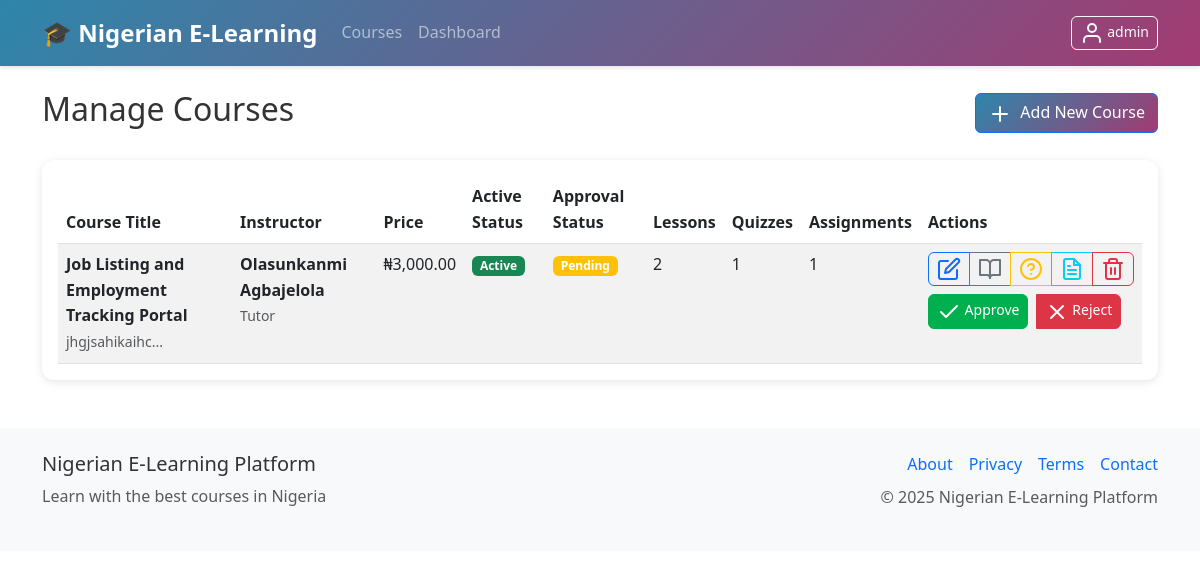
Page /admin/courses (signed in) on the committed database.
### models.py (models this page shows, shortened)
class User(UserMixin, db.Model):
    id = db.Column(db.Integer, primary_key=True)
    username = db.Column(db.String(80), unique=True, nullable=False)
    email = db.Column(db.String(120), unique=True, nullable=False)
    password_hash = db.Column(db.String(256), nullable=False)
    role = db.Column(db.String(20), nullable=False, default='student')  # admin, instructor, tutor, student
    first_name = db.Column(db.String(50))
    last_name = db.Column(db.String(50))
    active = db.Column(db.Boolean, default=True)
    banned = db.Column(db.Boolean, default=False)
    ban_reason = db.Column(db.Text)
    email_verified = db.Column(db.Boolean, default=False)
    verification_token = db.Column(db.String(100))
    password_reset_token = db.Column(db.String(100))
    password_reset_expires = db.Column(db.DateTime)
    email_verification_token = db.Column(db.String(100))
    email_verification_expires = db.Column(db.DateTime)
    premium_user = db.Column(db.Boolean, default=False)
    instructor_verified = db.Column(db.Boolean, default=False)
    badge_level = db.Column(db.String(20), default='basic')  # basic, bronze, silver, gold, premium
    wallet_balance = db.Column(db.Float, default=0.0)
    created_at = db.Column(db.DateTime, default=datetime.utcnow)
    last_login = db.Column(db.DateTime)
    courses_created = db.relationship('Course', foreign_keys='Course.instructor_id', backref='instructor', lazy='dynamic')
    enrollments = db.relationship('Enrollment', backref='student', lazy='dynamic')
    payments = db.relationship('Payment', backref='user', lazy='dynamic')
    wallet_transactions = db.relationship('WalletTransaction', backref='user', lazy='dynamic')
    quiz_attempts = db.relationship('QuizAttempt', backref='user', lazy='dynamic')
    assignment_submissions = db.relationship('AssignmentSubmission', backref='user', lazy='dynamic')
    course_credits = db.relationship('CourseCredit', backref='student_credit', lazy='dynamic')
    withdrawal_requests = db.relationship('WithdrawalRequest', foreign_keys='WithdrawalRequest.tutor_id', backref='tutor', lazy='dynamic')
    @property
    def is_active(self):
        return bool(self.active and not self.banned)

class Course(db.Model):
    id = db.Column(db.Integer, primary_key=True)
    title = db.Column(db.String(200), nullable=False)
    description = db.Column(db.Text)
    category = db.Column(db.String(100), default='General')  # Added missing category field
    price = db.Column(db.Float, nullable=False, default=0.0)
    instructor_id = db.Column(db.Integer, db.ForeignKey('user.id'), nullable=False)
    is_active = db.Column(db.Boolean, default=True)
    approval_status = db.Column(db.String(20), default='pending')  # pending, approved, rejected
    approved_by = db.Column(db.Integer, db.ForeignKey('user.id'))  # admin who approved
    approved_at = db.Column(db.DateTime)
    rejection_reason = db.Column(db.Text)
    min_credits_for_certificate = db.Column(db.Integer, default=70)  # Minimum credits needed for certificate
    total_available_credits = db.Column(db.Integer, default=100)     # Total credits available in course
    created_at = db.Column(db.DateTime, default=datetime.utcnow)
    updated_at = db.Column(db.DateTime, default=datetime.utcnow, onupdate=datetime.utcnow)
    lessons = db.relationship('Lesson', backref='course', lazy='dynamic', cascade='all, delete-orphan')
    enrollments = db.relationship('Enrollment', backref='course', lazy='dynamic', cascade='all, delete-orphan')
    quizzes = db.relationship('Quiz', backref='course', lazy='dynamic', cascade='all, delete-orphan')
    assignments = db.relationship('Assignment', backref='course', lazy='dynamic', cascade='all, delete-orphan')
    course_credits = db.relationship('CourseCredit', backref='course', lazy='dynamic', cascade='all, delete-orphan')
    course_vouchers = db.relationship('Voucher', foreign_keys='Voucher.course_id', backref='course', lazy='dynamic', cascade='all, delete-orphan')

### routes.py (the view)
@app.route('/admin/courses')
@login_required
@admin_required
def admin_courses():
    courses = Course.query.all()
    return render_template('admin/courses.html', courses=courses)

### app.py (called while the page is built)
@login_manager.user_loader
def load_user(user_id):
    from models import User
    return User.query.get(int(user_id))

### routes.py (called while the page is built)
@app.context_processor
def inject_settings():
    settings = SystemSettings.query.first()
    return dict(settings=settings)

### utils.py (called while the page is built)
def admin_required(f):
    @wraps(f)
    def decorated_function(*args, **kwargs):
        if not current_user.is_authenticated or current_user.role != 'admin':
            flash('Admin access required', 'danger')
            return redirect(url_for('dashboard'))
        return f(*args, **kwargs)
    return decorated_function

### templates/admin/courses.html (shortened to what this page needs)
{% extends "base.html" %}
{% block content %}
<div class="row">
    <div class="col-12">
        <div class="d-flex justify-content-between align-items-center mb-4">
            <h2>Manage Courses</h2>
            <a href="{{ url_for('create_course') }}" class="btn btn-primary">
                <i data-feather="plus" class="me-2"></i>Add New Course
            </a>
        </div>
        <div class="card d-none d-lg-block">
            <div class="card-body">
                <div class="table-responsive">
                    <table class="table table-striped">
                        <thead>
                            <tr>
                                <th>Course Title</th>
                                <th>Instructor</th>
                                <th>Price</th>
                                <th>Active Status</th>
                                <th>Approval Status</th>
                                <th>Lessons</th>
                                <th>Quizzes</th>
                                <th>Assignments</th>
                                <th>Actions</th>
                            </tr>
                        </thead>
                        <tbody>
                            {% for course in courses %}
                            <tr>
                                <td>
                                    <strong>{{ course.title }}</strong>
                                    <br><small class="text-muted">{{ course.description[:100] }}...</small>
                                </td>
                                <td>
                                    <strong>{{ course.instructor.first_name }} {{ course.instructor.last_name }}</strong>
                                    <br><small class="text-muted">{{ course.instructor.role.title() }}</small>
                                </td>
                                <td>{{ course.price|currency }}</td>
                                <td>
                                    <span class="badge bg-{{ 'success' if course.is_active else 'secondary' }}">
                                        {{ 'Active' if course.is_active else 'Inactive' }}
                                    </span>
                                </td>
                                <td>
                                    {% if course.approval_status == 'pending' %}
                                        <span class="badge bg-warning">Pending</span>
                                    {% elif course.approval_status == 'approved' %}
                                        <span class="badge bg-success">Approved</span>
                                    {% elif course.approval_status == 'rejected' %}
                                        <span class="badge bg-danger">Rejected</span>
                                    {% endif %}
                                </td>
                                <td>{{ course.lessons.count() }}</td>
                                <td>{{ course.quizzes.count() }}</td>
                                <td>{{ course.assignments.count() }}</td>
                                <td>
                                    <div class="btn-group mb-2" role="group">
                                        <a href="{{ url_for('edit_course', course_id=course.id) }}"
                                           class="btn btn-sm btn-outline-primary" title="Edit Course">
                                            <i data-feather="edit"></i>
                                        </a>
                                        <a href="{{ url_for('admin_course_lessons', course_id=course.id) }}"
                                           class="btn btn-sm btn-outline-secondary" title="Manage Lessons">
                                            <i data-feather="book-open"></i>
                                        </a>
                                        <a href="{{ url_for('admin_course_quizzes', course_id=course.id) }}"
                                           class="btn btn-sm btn-outline-warning" title="Manage Quizzes">
                                            <i data-feather="help-circle"></i>
                                        </a>
                                        <a href="{{ url_for('admin_course_assignments', course_id=course.id) }}"
                                           class="btn btn-sm btn-outline-info" title="Manage Assignments">
                                            <i data-feather="file-text"></i>
                                        </a>
                                        <button type="button" class="btn btn-sm btn-outline-danger"
                                                data-course-title="{{ course.title }}"
                                                data-delete-url="{{ url_for('delete_course', course_id=course.id) }}"
                                                onclick="confirmDelete(this.dataset.courseTitle, this.dataset.deleteUrl)"
                                                title="Delete Course">
                                            <i data-feather="trash-2"></i>
                                        </button>
                                    </div>
                                    {% if course.approval_status == 'pending' %}
                                    <div class="btn-group d-block" role="group">
                                        <form method="POST" action="{{ url_for('approve_course', course_id=course.id) }}" style="display: inline;">
                                            <button type="submit" class="btn btn-sm btn-success me-1" title="Approve Course">
                                                <i data-feather="check"></i> Approve
                                            </button>
                                        </form>
                                        <button type="button" class="btn btn-sm btn-danger"
                                                data-course-title="{{ course.title }}"
                                                data-reject-url="{{ url_for('reject_course', course_id=course.id) }}"
                                                onclick="showRejectModal(this.dataset.courseTitle, this.dataset.rejectUrl)"
                                                title="Reject Course">
                                            <i data-feather="x"></i> Reject
                                        </button>
                                    </div>
                                    {% endif %}
                                </td>
                            </tr>
                            {% endfor %}
                        </tbody>
                    </table>
                </div>
            </div>
        </div>
    </div>
</div>
{% endblock %}

### templates/base.html (shortened to what this page needs)
<!DOCTYPE html>
<html lang="en">
<head>
    {% set critical_css = get_critical_css() %}
    <link rel="preload" href="https://cdn.jsdelivr.net/npm/bootstrap@5.3.0/dist/css/bootstrap.min.css" as="style" onload="this.onload=null;this.rel='stylesheet'">
    <link rel="preload" href="{{ url_for('static', filename='css/style.css') }}" as="style" onload="this.onload=null;this.rel='stylesheet'">
</head>
<body>
    <nav class="navbar navbar-expand-lg navbar-dark bg-primary">
        <div class="container">
            <a class="navbar-brand" href="{{ url_for('index') }}">
                <strong>🎓 Nigerian E-Learning</strong>
            </a>
            <div class="collapse navbar-collapse" id="navbarNav">
                <ul class="navbar-nav me-auto">
                    <li class="nav-item">
                        <a class="nav-link" href="{{ url_for('courses') }}">Courses</a>
                    </li>
                    {% if current_user.is_authenticated %}
                    <li class="nav-item">
                        <a class="nav-link" href="{{ url_for('dashboard') }}">Dashboard</a>
                    </li>
                    {% endif %}
                </ul>
                <ul class="navbar-nav">
                    {% if current_user.is_authenticated %}
                    <li class="nav-item">
                        <button class="btn btn-outline-light btn-sm" type="button" data-bs-toggle="offcanvas" data-bs-target="#profileOffcanvas" aria-controls="profileOffcanvas">
                            <i data-feather="user"></i> {{ current_user.username }}
                        </button>
                    </li>
                    {% endif %}
                </ul>
            </div>
        </div>
    </nav>
    <main class="container my-4">
        {% block content %}{% endblock %}
    </main>
    <footer class="bg-light mt-5 py-4">
        <div class="container">
            <div class="row">
                <div class="col-md-6">
                    <h5>Nigerian E-Learning Platform</h5>
                    <p class="text-muted">Learn with the best courses in Nigeria</p>
                </div>
                <div class="col-md-6 text-md-end">
                    <div class="d-flex justify-content-md-end justify-content-center gap-3 mb-2">
                        <a href="#" class="text-decoration-none">About</a>
                        <a href="#" class="text-decoration-none">Privacy</a>
                        <a href="#" class="text-decoration-none">Terms</a>
                        <a href="#" class="text-decoration-none">Contact</a>
                    </div>
                    <p class="text-muted">© 2025 Nigerian E-Learning Platform</p>
                </div>
            </div>
        </div>
    </footer>
</body>
</html>

### static/css/style.css (style rules this page uses)
:root { --primary-color: #0d6efd; --success-color: #198754; --warning-color: #ffc107; --danger-color: #dc3545; --naira-color: #00b04f; --dark-color: #212529; --light-color: #f8f9fa; }
body { font-family: 'Segoe UI', Tahoma, Geneva, Verdana, sans-serif; line-height: 1.6; color: #333; }
.navbar-brand { font-weight: 700; font-size: 1.5rem; }
.navbar-nav .nav-link { font-weight: 500; transition: color 0.3s ease; }
.card { border: none; box-shadow: 0 0.125rem 0.25rem rgba(0, 0, 0, 0.075); transition: box-shadow 0.15s ease-in-out; }
.btn { border-radius: 0.375rem; font-weight: 500; transition: all 0.3s ease; }
.btn-primary { background-color: var(--primary-color); border-color: var(--primary-color); }
.btn-success { background-color: var(--naira-color); border-color: var(--naira-color); }
.badge { font-size: 0.75rem; font-weight: 600; }
.table { margin-bottom: 0; }
.table th { border-top: none; font-weight: 600; color: var(--dark-color); }
footer { margin-top: auto; }

### templates/base.html (style rules this page uses)
:root { --vh: 1vh; }
.nav-link, .dropdown-item { padding: 12px 16px; }
.card { border-radius: 12px; box-shadow: 0 2px 8px rgba(0,0,0,0.1); }

### rows in the picture
User: username "admin"
Course: title "Job Listing and Employment Tracking Portal", description "jhgjsahikaihc", instructor.first_name "Olasunkanmi", instructor.last_name "Agbajelola", instructor.role "Tutor", price "₦3,000.00", is_active "Active", approval_status "Pending", lessons.count "2", quizzes.count "1", assignments.count "1"
